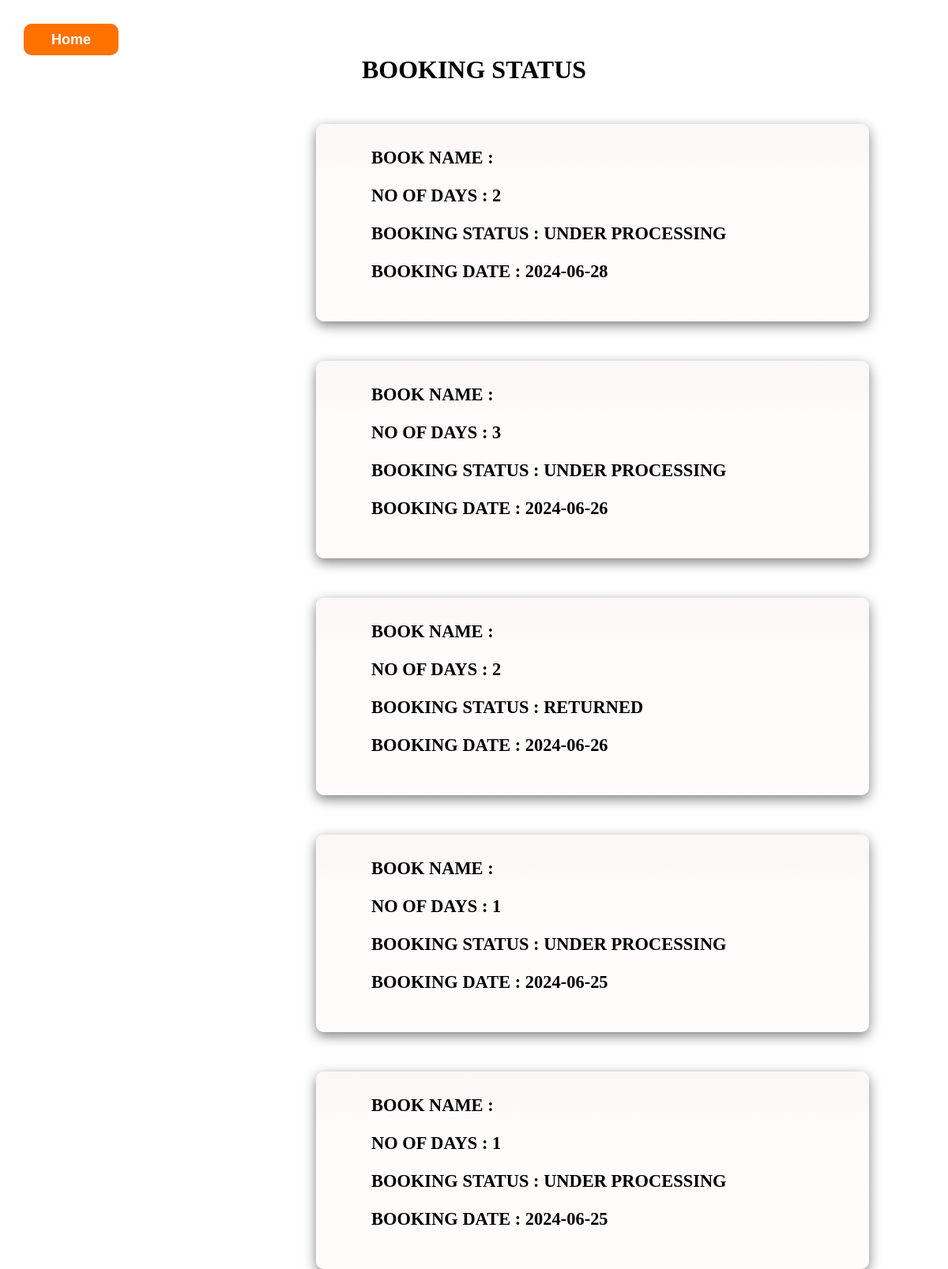
The page /bookinstatus.php (signed in) on the database its author committed.
### tables this page shows
CREATE TABLE `booking` (
  `BOOK_ID` int(11) NOT NULL,
  `LAP_ID` int(11) NOT NULL,
  `EMAIL` varchar(255) NOT NULL,
  `BOOK_DATE` date NOT NULL,
  `DURATION` int(11) NOT NULL,
  `PHONE_NUMBER` bigint(20) NOT NULL,
  `RETURN_DATE` date NOT NULL,
  `PRICE` int(11) NOT NULL,
  `BOOK_STATUS` varchar(255) NOT NULL DEFAULT 'UNDER PROCESSING'
);

### bookinstatus.php (the view, shortened to what this page needs)
<!DOCTYPE html>
<html lang="en">
<head>
</head>
<body>
 <div>
 <a href="lapdetails.php"><button  class="utton">Home</button> </a>
</div>
<h1 style="
text-align:center;
background: linear-gradient(to top, rgb(255 255 255 / 80%) 50%,rgb(255 255 255 / 80%) 50%);
width:400px;
margin:0px auto;
border-radius:10px;
">  BOOKING STATUS  </h1>
<?php
require_once('connection.php');
$email = $_SESSION['email'];
$sql="SELECT * FROM booking WHERE EMAIL='$email' ORDER BY BOOK_ID DESC";
$result = mysqli_query($con,$sql);
if(mysqli_num_rows($result) == 0){
    echo '<script>alert("THERE ARE NO BOOKING DETAILS")</script>';
    echo '<script>window.location.href = "lapdetails.php";</script>';
}
else{
    while($row = mysqli_fetch_assoc($result)) {
        $lapId = $row['BOOK_ID'];
        $sql2 = "SELECT * FROM books WHERE BOOK_ID='$lapId'";
        $result2 = mysqli_query($con,$sql2);
        $row2 = mysqli_fetch_assoc($result2);
?>
            <div class="box">
                <div class="content">
                    <h3>BOOK NAME : <?php echo $row2['TITLE']?></h3><br>
                    <h3>NO OF DAYS : <?php echo $row['DURATION']?></h3><br>
                    <h3>BOOKING STATUS : <?php echo $row['BOOK_STATUS']?></h3><br>
                    <h3>BOOKING DATE : <?php echo $row['BOOK_DATE']?></h3><br>
                </div>
            </div>
<?php
        }
    }
?>
</body>
</html>

### bookinstatus.php (style rules this page uses)
* { margin: 0; padding: 0; }
body { background: url("../books/img_5.jpg") fixed; background-position: center; background-size: cover; background-repeat:no-repeat; width: 100%; height: 100vh; }
.box { border-radius:10px; position:center; top: 50%; left: 100%; padding: 20px; box-sizing: border-box; background: #fff; box-shadow: 0 5px 15px rgba(0,0,0,.5); background: linear-gradient(to top, rgba(255, 251, 251, 0.8)70%,rgba(250, 246, 246, 0.8)90%); display: flex; align-content: center; width: 700px; height: 250px; margin-top: 50px; margin-left: 400px; }
.box .content { margin-top: 10px; margin-left: 50px; margin-bottom:100px; font-size: larger; }
.utton { width: 120px; height: 40px; background: #ff7200; border:none; font-weight: bold; font-size: 18px; border-radius: 10px; cursor: pointer; color:#fff; transition: 0.4s ease; margin-top:30px;margin-left:30px; }

### rows shown on the page
booking: DURATION "2", BOOK_STATUS "UNDER PROCESSING", BOOK_DATE "2024-06-28"
booking: DURATION "3", BOOK_STATUS "UNDER PROCESSING", BOOK_DATE "2024-06-26"
booking: DURATION "2", BOOK_STATUS "RETURNED", BOOK_DATE "2024-06-26"
booking: DURATION "1", BOOK_STATUS "UNDER PROCESSING", BOOK_DATE "2024-06-25"
booking: DURATION "1", BOOK_STATUS "UNDER PROCESSING", BOOK_DATE "2024-06-25"
